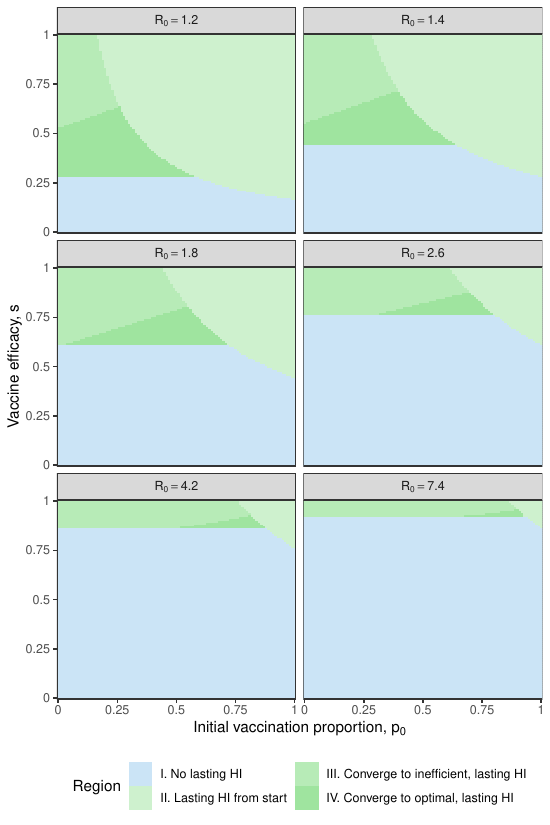

The script that saved this image:
source("../model_funs.R")

generate_data <- FALSE

if(generate_data){
  source("../plot_params.R")
  
  inputs <- expand_grid(R0, s, p0)
  
  data <- (inputs 
           %>% rowwise()
           %>% mutate(SOHI_check = SOHI_check(R0, s, p0))
  )
  
  saveRDS(data, "data/plot_data.RDS")
} else {
  data <- readRDS("data/plot_data.RDS")
}

data <- (data
         %>% filter(R0 < 10)
         %>% mutate(R0 = as_factor(paste0("R[0] == ", R0)))
)

palette <- c("#cbe4f6", "#cef1ce", "#b7ebb7", "#9fe49f")
cut_vec <- c(-Inf,0,1/3,2/3,1)

(ggplot(data, aes(x = p0, y = s, 
                  fill = cut(SOHI_check, cut_vec),
                  colour = cut(SOHI_check, cut_vec)))
  + geom_tile()
  + facet_wrap(facets = vars(R0),
               labeller = label_parsed,
               ncol = 2)
  + scale_x_continuous(
    labels = c(0, 0.25, 0.5, 0.75, 1),
    expand = expansion(mult = 0)
    )
  + scale_y_continuous(
    labels = c(0, 0.25, 0.5, 0.75, 1),
    expand = expansion(mult = 0)
    )
  + scale_fill_manual(
      values = palette,
      labels = c("I. No lasting HI",
                 "II. Lasting HI from start",
                 "III. Converge to inefficient, lasting HI",
                 "IV. Converge to optimal, lasting HI"))
  + scale_colour_manual(
    values = palette
  )
  + labs(x = TeX("Initial vaccination proportion, $p_0$"),
         y = "Vaccine efficacy, s",
         fill = "Region")
  + guides(fill = guide_legend(ncol = 2),
           colour = FALSE)
  + theme_bw()
  + theme(legend.position = "bottom",
          legend.direction = "horizontal")
)

ggsave("suppfig2.pdf", width = fig_width, height = 1.5*fig_width)